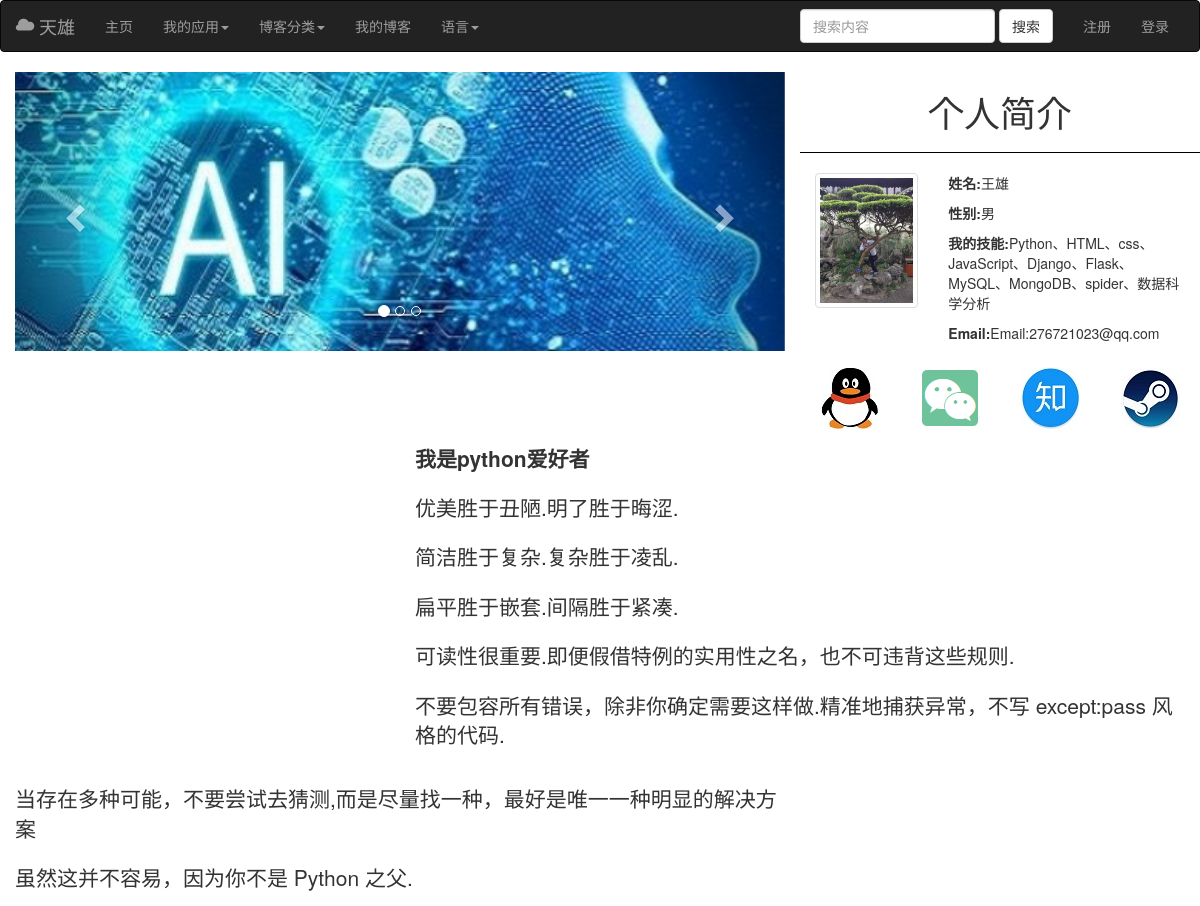
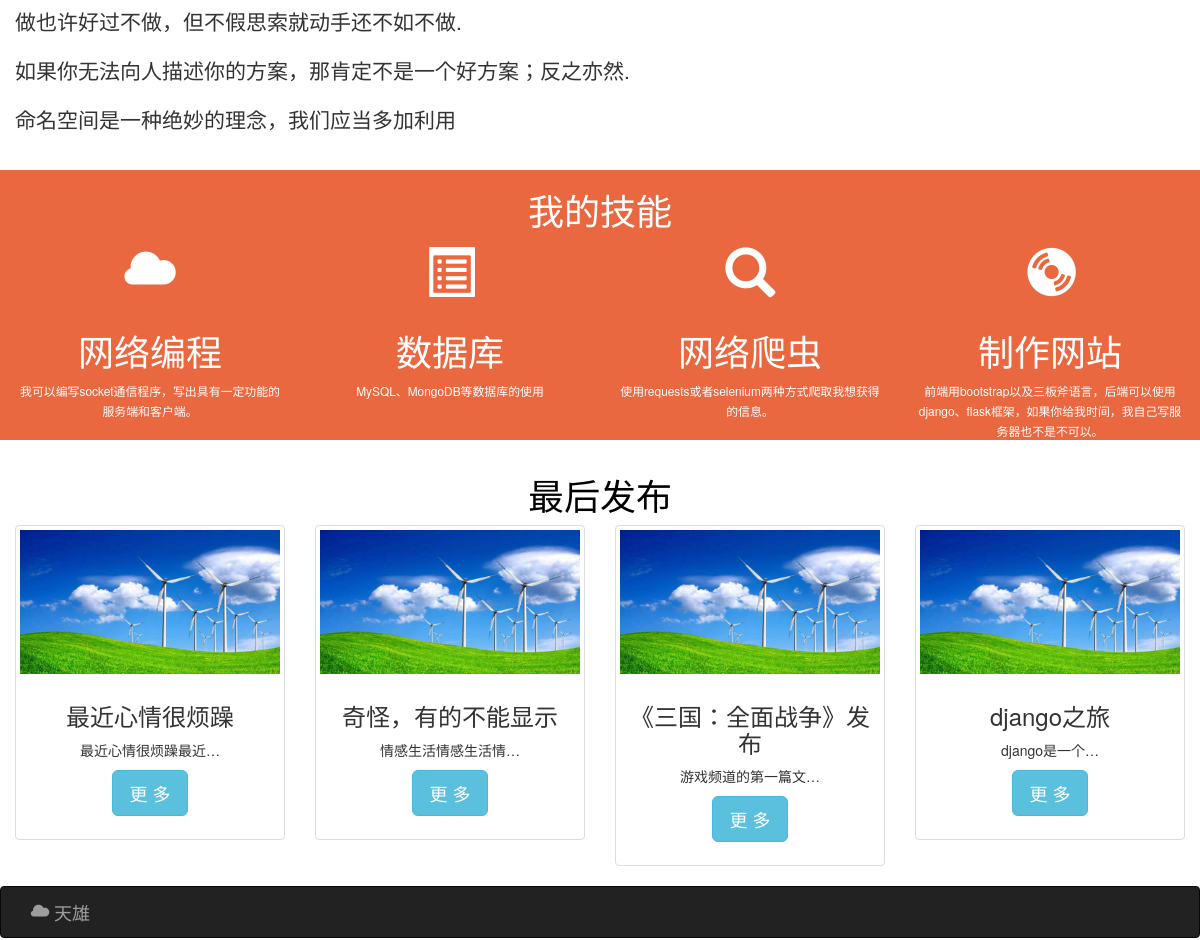
The page / on the database its author committed (2 pictures, top to bottom).
### blog/models.py (models this page shows, shortened)
class Blog(models.Model):
    title = models.CharField(max_length=30)
    author = models.ForeignKey(
        User, on_delete=models.CASCADE, related_name="blogs")
    category = models.ForeignKey(
        Category, on_delete=models.CASCADE, related_name="blogs")
    body = models.TextField()
    published = models.DateTimeField(auto_now_add=True)
    see = models.IntegerField(default=0)
    class Meta:
        ordering = ["-published"]

### index/views.py (the view)
# urls.py: path('', index),
def index(request):
    categories = Category.objects.all()
    blogs = Blog.objects.all()
    context = dict()
    context['categories'] = categories
    blogNum = len(blogs)
    if blogNum >= 4:
        blogNum = 4
    context['blogNum'] = blogNum
    if len(blogs) > 4:
        blogs = blogs[0:4]
    context['blogs'] = blogs
    return render(request, 'index_cn.html', context=context)

### templates/index_cn.html (shortened to what this page needs)
{% extends "base_cn.html" %}
{% block content %}
<div class="container-fluid" style="cursor:default;">
    <div class="row">
        <div class="col-md-8">
            <div id="carousel-example-generic" class="carousel slide" data-ride="carousel">
                <ol class="carousel-indicators">
                    <li data-target="#carousel-example-generic" data-slide-to="0" class="active"></li>
                    <li data-target="#carousel-example-generic" data-slide-to="1"></li>
                    <li data-target="#carousel-example-generic" data-slide-to="2"></li>
                </ol>
                <div class="carousel-inner" role="listbox">
                    <div class="item active">
                        <img src="/static/images/AI.jpg" width="100%;">
                        <div class="carousel-caption">
                        </div>
                    </div>
                </div>
                <a class="left carousel-control" href="#carousel-example-generic" role="button" data-slide="prev">
                    <span class="glyphicon glyphicon-chevron-left" aria-hidden="true"></span>
                </a>
                <a class="right carousel-control" href="#carousel-example-generic" role="button" data-slide="next">
                    <span class="glyphicon glyphicon-chevron-right" aria-hidden="true"></span>
                </a>
            </div>
        </div>
        <div class="col-md-4">
            <div class="row">
                <h1 class="text-center">个人简介</h1>
                <hr style="background-color: black;height: 1px;border: none;">
                <div class="col-md-4"">
                <img class=" img-thumbnail" src="/static/images/myself.jpg" width="100%;">
                </div>
                <div class="col-md-8">
                    <p><strong>姓名:</strong>王雄</p>
                    <p><strong>性别:</strong>男</p>
                    <p><strong>我的技能:</strong>Python、HTML、css、JavaScript、Django、Flask、MySQL、MongoDB、spider、数据科学分析</p>
                    <p><strong>Email:</strong>Email:276721023@qq.com</p>
                </div>
            </div>
            <div class="row" style="margin-top: 15px;">
                <div class="col-md-3 text-center dropup pull-left">
                    <button class="btn btn-default" data-toggle="dropdown" style="margin: 0;padding:0;border: none;">
                        <img src="/static/images/qq.svg">
                    </button>
                </div>
                <div class="col-md-3 text-center dropup pull-left">
                    <button class="btn btn-default" data-toggle="dropdown" style="margin: 0;padding:0;border: none;">
                        <img src="/static/images/wechat.svg">
                    </button>
                </div>
                <div class="col-md-3 text-center dropup pull-left">
                    <button class="btn btn-default" data-toggle="dropdown" style="margin: 0;padding:0;border: none;">
                        <img src="/static/images/know.svg">
                    </button>
                </div>
                <div class="col-md-3 text-center dropup pull-left">
                    <button class="btn btn-default" data-toggle="dropdown" style="margin: 0;padding:0;border: none;">
                        <img src="/static/images/steam.svg">
                    </button>
                </div>
            </div>
        </div>
    </div>
</div>
<div class="container-fluid" style="margin-top: 15px;cursor:default">
    <div class="row">
        <div class="col-md-4">
        </div>
        <div class="col-md-8">
            <p class="lead"><strong>我是python爱好者</strong></p>
            <p class="lead">优美胜于丑陋.明了胜于晦涩.</p>
            <p class="lead">简洁胜于复杂.复杂胜于凌乱.</p>
            <p class="lead">扁平胜于嵌套.间隔胜于紧凑.</p>
            <p class="lead">可读性很重要.即便假借特例的实用性之名，也不可违背这些规则.</p>
            <p class="lead">不要包容所有错误，除非你确定需要这样做.精准地捕获异常，不写 except:pass 风格的代码.</p>
        </div>
    </div>
    <div class="row" style="margin-top: 15px;">
        <div class="col-md-8">
            <p class="lead">当存在多种可能，不要尝试去猜测,而是尽量找一种，最好是唯一一种明显的解决方案</p>
            <p class="lead">虽然这并不容易，因为你不是 Python 之父.</p>
            <p class="lead">做也许好过不做，但不假思索就动手还不如不做.</p>
            <p class="lead">如果你无法向人描述你的方案，那肯定不是一个好方案；反之亦然.</p>
            <p class="lead">命名空间是一种绝妙的理念，我们应当多加利用</p>
        </div>
        <div class="col-md-4">
        </div>
    </div>
</div>
<div class="container-fluid" style="margin-top: 15px;color: white;cursor:default;">
    <div class="row" style="background: #E96840;">
        <div class="col-md-12" style="color: white;">
            <h1 class="text-center">我的技能</h1>
        </div>
        <div class="col-md-3 text-center">
            <div style="font-size: 50px;">
                <span class="glyphicon glyphicon-cloud"></span>
            </div>
            <div>
                <h1>网络编程</h1>
                <small>我可以编写socket通信程序，写出具有一定功能的服务端和客户端。</small>
            </div>
        </div>
        <div class="col-md-3 text-center text-center">
            <div style="font-size: 50px;">
                <span class="glyphicon glyphicon-list-alt"></span>
            </div>
            <div>
                <h1>数据库</h1>
                <small>MySQL、MongoDB等数据库的使用</small>
            </div>
        </div>
        <div class="col-md-3 text-center text-center">
            <div style="font-size: 50px;">
                <span class="glyphicon glyphicon-search"></span>
            </div>
            <div>
                <h1>网络爬虫</h1>
                <small>使用requests或者selenium两种方式爬取我想获得的信息。</small>
            </div>
        </div>
        <div class="col-md-3 text-center text-center">
            <div style="font-size: 50px;">
                <span class="glyphicon glyphicon-cd"></span>
            </div>
            <div>
                <h1>制作网站</h1>
                <small>前端用bootstrap以及三板斧语言，后端可以使用django、flask框架，如果你给我时间，我自己写服务器也不是不可以。</small>
            </div>
        </div>
    </div>
    <div class="row" style="color: black;">
        <div class="col-md-12 text-center" style="margin-top: 15px;">
            <h1>最后发布</h1>
        </div>
    </div>
    <div class="row">
        {% ifequal blogNum 4 %}
        {% for blog in blogs %}
        <div class="col-md-3 text-center">
            <div class="thumbnail">
                <img src="/static/images/desktop.png" alt="...">
                <div class="caption">
                    <h3>{{blog.title}}</h3>
                    <p>{{blog.body|truncatechars:10}}</p>
                    <p><a href="#" class="btn btn-info btn-lg" role="button">更 多</a></p>
                </div>
            </div>
        </div>
        {% endfor %}
        {% endifequal %}
    </div>
</div>
{% endblock %}

### rows shown on the page
Blog: title "最近心情很烦躁", body "最近心情很烦躁最近…"
Blog: title "奇怪，有的不能显示", body "情感生活情感生活情…"
Blog: title "《三国：全面战争》发布", body "游戏频道的第一篇文…"
Blog: title "django之旅", body "django是一个…"
